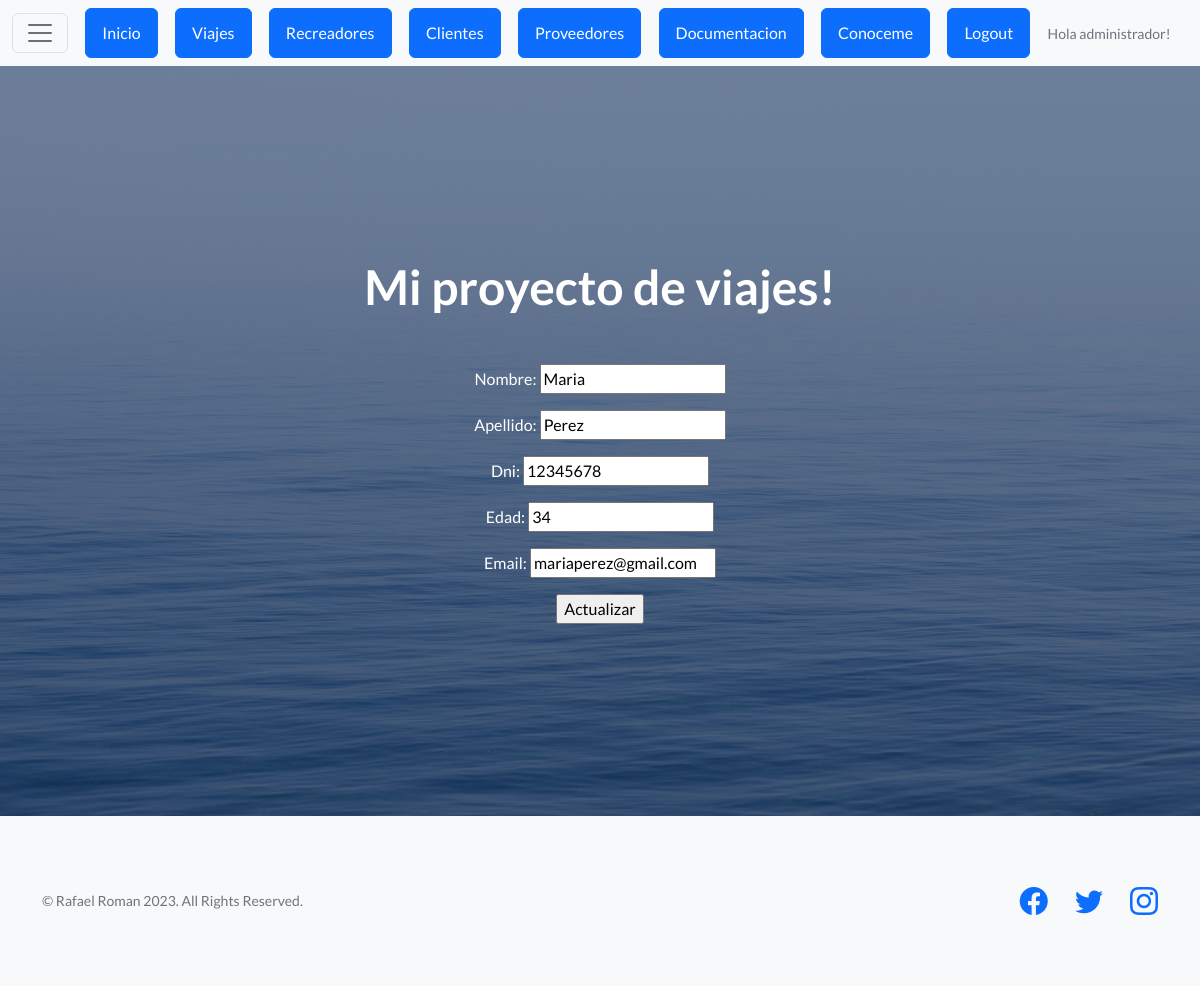
The page /proyecto/clientes/actualizar/3/ (signed in) on the database its author committed.
### appexcursiones/models.py (models this page shows, shortened)
class Clientes(models.Model):
   nombre = models.CharField(max_length=50)
   apellido = models.CharField(max_length=50)
   dni = models.IntegerField()
   edad = models.IntegerField()
   email= models.EmailField(max_length=80)

### appexcursiones/views.py (the view)
# urls.py: path('clientes/actualizar/<pk>/', views.ClientesUpdateView.as_view(), name="proyecto-clientes-update"),
class ClientesUpdateView(LoginRequiredMixin, UpdateView):
    model = Clientes
    success_url = reverse_lazy("proyecto-clientes-list")
    fields = ["nombre", "apellido", "dni", "edad",  "email"]
    template_name = "Appnuevo/clientes_update.html"

### appexcursiones/templates/Appnuevo/clientes_update.html (shortened to what this page needs)
{% extends "Appnuevo/base.html" %}
{% load static %}
{% block contenido %}
<form method="POST">
    {{form.as_p}}
    <input type="submit" value="Actualizar">
</form>
{% endblock contenido %}

### appexcursiones/templates/Appnuevo/base.html (shortened to what this page needs)
<!DOCTYPE html>
<html lang="en">
    <head>
        {% load static %}
        <link href="https://cdn.jsdelivr.net/npm/bootstrap-icons@1.5.0/font/bootstrap-icons.css" rel="stylesheet" type="text/css" />
        <link href="{% static 'Appnueva/css/styles.css' %}" rel="stylesheet" />
    </head>
    <body>
        <nav class="navbar navbar-light bg-light static-top">
            <div class="container-fluid">
                <button class="navbar-toggler" type="button" data-bs-toggle="collapse" data-bs-target="#navbarTogglerDemo01" aria-controls="navbarTogglerDemo01" aria-expanded="false" aria-label="Toggle navigation">
                 <span class="navbar-toggler-icon"></span>
                </button>
                <a class="btn btn-primary" href="{% url 'proyecto-inicio' %}">Inicio</a>
                <a class="btn btn-primary" href="{% url 'proyecto-viajes' %}">Viajes</a>
                <a class="btn btn-primary" href="{% url 'proyecto-recreadores-list' %}">Recreadores</a>
                <a class="btn btn-primary" href="{% url 'proyecto-clientes-list' %}">Clientes</a>
                <a class="btn btn-primary" href="{% url 'proyecto-proveedores-list' %}">Proveedores</a>
                <a class="btn btn-primary" href="{% url 'proyecto-documentacion-list' %}">Documentacion</a>
                <a class="btn btn-primary" href="{% url 'appdos-conoceme' %}">Conoceme</a>
                {% if request.user.is_authenticated %}
                    <a class="btn btn-primary" href="{% url 'auth-logout' %}">Logout</a>
                    <p class="small text-muted mb-4 mb-lg-0">Hola {{request.user.username}}!</p>
                {% else %}
                    <a class="btn btn-primary" href="{% url 'auth-login' %}">Login</a>
                    <p class="small text-muted mb-4 mb-lg-0">Hola Visitante</p>
                {% endif %}
            </div>
        </nav>
        <header class="masthead">
            <div class="container position-relative">
                <div class="row justify-content-center">
                    <div class="col-xl-6">
                        <div class="text-center text-white">
                            <h1 class="mb-5">Mi proyecto de viajes!</h1>
                            {% block  contenido %}
                            {% endblock  %}
                        </div>
                    </div>
                </div>
            </div>
        </header>
        <footer class="footer bg-light">
            <div class="container">
                <div class="row">
                    <div class="col-lg-6 h-100 text-center text-lg-start my-auto">
                        <p class="text-muted small mb-4 mb-lg-0">&copy; Rafael Roman 2023. All Rights Reserved.</p>
                    </div>
                    <div class="col-lg-6 h-100 text-center text-lg-end my-auto">
                        <ul class="list-inline mb-0">
                            <li class="list-inline-item me-4">
                                <a href="#!"><i class="bi-facebook fs-3"></i></a>
                            </li>
                            <li class="list-inline-item me-4">
                                <a href="#!"><i class="bi-twitter fs-3"></i></a>
                            </li>
                            <li class="list-inline-item">
                                <a href="#!"><i class="bi-instagram fs-3"></i></a>
                            </li>
                        </ul>
                    </div>
                </div>
            </div>
        </footer>
    </body>
</html>

### rows shown on the page
Clientes: nombre "Maria", apellido "Perez", dni "12345678", edad "34", email "mariaperez@gmail.com"

### other values the page prints
{{ request.user.username }} "administrador"
